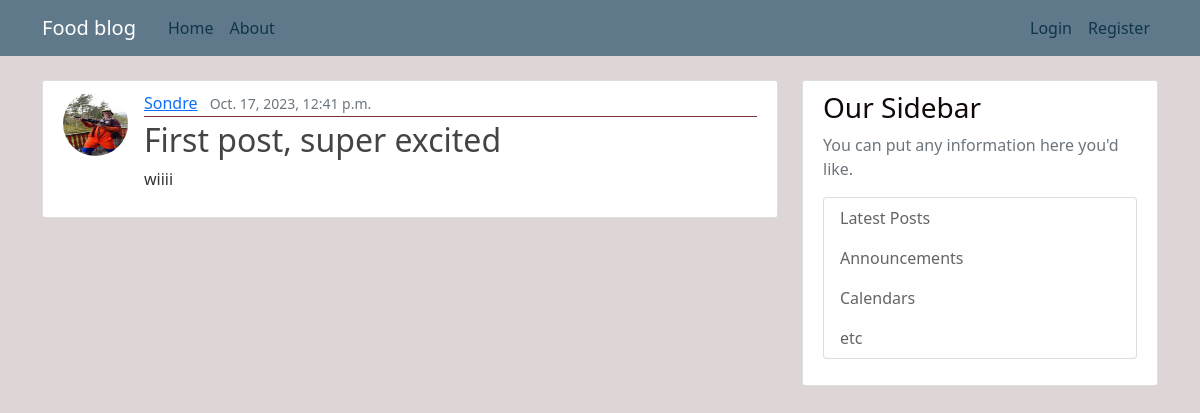
The page /post/8/ on the database its author committed.
### blog/models.py (models this page shows, shortened)
class Post(models.Model):
    title=models.CharField(max_length=100)
    content=models.TextField()
    created_at=models.DateTimeField(default=timezone.now)
    author=models.ForeignKey(User,on_delete=models.CASCADE)

### users/models.py (models this page shows, shortened)
class Profile(models.Model):
    user=models.OneToOneField(User,on_delete=models.CASCADE)
    image=models.ImageField(default='default.jpg',upload_to='profile_pics')

### blog/views.py (the view)
# urls.py: path('post/<int:pk>/',PostDetailView.as_view(),name='post-detail'),
class PostDetailView(DetailView):
    model=Post

### blog/templates/blog/post_detail.html (shortened to what this page needs)
{%extends "blog/base.html"%}
{%block content%}
    <article class="media content-section">
        <img class="rounded-circle article-img " src="{{ object.author.profile.image.url }}">
        <div class="media-body">
        <div class="article-metadata">
            <a class="mr-2" href="#">{{ object.author }}</a>
            <small class="text-muted">{{ object.created_at }}</small>
        </div>
        <h2 class="article-title"> {{object.title}}</h2>
        <p class="article-content">{{ object.content }}</p>
        </div>
    </article>
{%endblock content%}

### blog/static/blog/main.css (style rules this page uses)
body { background: #ded6d6; color: #333333; margin-top: 5rem; }
h1, h2, h3, h4, h5, h6 { color: #120808; }
.content-section { background: #ffffff; padding: 10px 20px; border: 1px solid #dddddd; border-radius: 3px; margin-bottom: 20px; }
.article-title { color: #444444; }
.article-content { white-space: pre-line; }
.article-img { height: 65px; width: 65px; margin-right: 16px; }
.article-metadata { padding-bottom: 1px; margin-bottom: 4px; border-bottom: 1px solid #7c3030 }

### rows shown on the page
Post: author.profile.image (picture), author "Sondre", created_at "Oct. 17, 2023, 12:41 p.m.", title "First post, super excited", content "wiiii"
